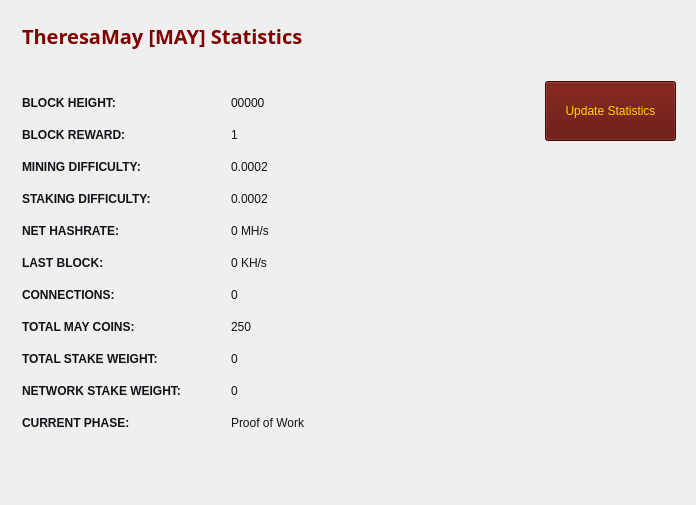
<?xml version="1.0" encoding="UTF-8"?>
<ui version="4.0">
 <class>StatisticsPage</class>
 <widget class="QWidget" name="StatisticsPage">
  <property name="windowModality">
   <enum>Qt::NonModal</enum>
  </property>
  <property name="geometry">
   <rect>
    <x>0</x>
    <y>0</y>
    <width>696</width>
    <height>505</height>
   </rect>
  </property>
  <property name="windowTitle">
   <string>Digging</string>
  </property>
  <property name="styleSheet">
   <string notr="true">color:#ffffff;
font-family:'Open Sans,sans-serif';</string>
  </property>
  <layout class="QGridLayout" name="gridLayout">
   <property name="sizeConstraint">
    <enum>QLayout::SetMaximumSize</enum>
   </property>
   <item row="0" column="1">
    <widget class="QFrame" name="frame">
     <property name="minimumSize">
      <size>
       <width>140</width>
       <height>0</height>
      </size>
     </property>
     <property name="frameShape">
      <enum>QFrame::NoFrame</enum>
     </property>
     <property name="frameShadow">
      <enum>QFrame::Raised</enum>
     </property>
     <widget class="QPushButton" name="startButton">
      <property name="geometry">
       <rect>
        <x>0</x>
        <y>70</y>
        <width>131</width>
        <height>60</height>
       </rect>
      </property>
      <property name="sizePolicy">
       <sizepolicy hsizetype="Fixed" vsizetype="Fixed">
        <horstretch>0</horstretch>
        <verstretch>0</verstretch>
       </sizepolicy>
      </property>
      <property name="minimumSize">
       <size>
        <width>120</width>
        <height>60</height>
       </size>
      </property>
      <property name="autoFillBackground">
       <bool>true</bool>
      </property>
      <property name="styleSheet">
       <string notr="true">color:gold;background-color: rgb(92, 7, 0);</string>
      </property>
      <property name="text">
       <string>Update Statistics</string>
      </property>
     </widget>
    </widget>
   </item>
   <item row="0" column="0">
    <widget class="QFrame" name="gridFrame_2">
     <layout class="QGridLayout" name="gridLayout_4">
      <item row="3" column="0">
       <layout class="QFormLayout" name="formLayout_2">
        <property name="fieldGrowthPolicy">
         <enum>QFormLayout::FieldsStayAtSizeHint</enum>
        </property>
        <property name="horizontalSpacing">
         <number>50</number>
        </property>
        <property name="verticalSpacing">
         <number>18</number>
        </property>
        <property name="rightMargin">
         <number>0</number>
        </property>
        <item row="1" column="0">
         <widget class="QLabel" name="label_14">
          <property name="text">
           <string>&lt;html&gt;&lt;head/&gt;&lt;body&gt;&lt;p&gt;&lt;span style=&quot; font-weight:600; color:#121117;&quot;&gt;BLOCK HEIGHT:&lt;/span&gt;&lt;/p&gt;&lt;/body&gt;&lt;/html&gt;</string>
          </property>
         </widget>
        </item>
        <item row="1" column="1">
         <widget class="QLabel" name="heightBox">
          <property name="styleSheet">
           <string notr="true">color:#121117;</string>
          </property>
          <property name="text">
           <string>00000</string>
          </property>
         </widget>
        </item>
        <item row="2" column="0">
         <widget class="QLabel" name="label_12">
          <property name="text">
           <string>&lt;html&gt;&lt;head/&gt;&lt;body&gt;&lt;p&gt;&lt;span style=&quot; font-weight:600; color:#121117;&quot;&gt;BLOCK REWARD:&lt;/span&gt;&lt;/p&gt;&lt;/body&gt;&lt;/html&gt;</string>
          </property>
         </widget>
        </item>
        <item row="2" column="1">
         <widget class="QLabel" name="rewardBox">
          <property name="styleSheet">
           <string notr="true">color:#121117;</string>
          </property>
          <property name="text">
           <string>1</string>
          </property>
         </widget>
        </item>
        <item row="3" column="0">
         <widget class="QLabel" name="label_13">
          <property name="text">
           <string>&lt;html&gt;&lt;head/&gt;&lt;body&gt;&lt;p&gt;&lt;span style=&quot; font-weight:600; color:#121117;&quot;&gt;MINING DIFFICULTY:&lt;/span&gt;&lt;/p&gt;&lt;/body&gt;&lt;/html&gt;</string>
          </property>
         </widget>
        </item>
        <item row="3" column="1">
         <widget class="QLabel" name="diffBox">
          <property name="styleSheet">
           <string notr="true">color:#121117;</string>
          </property>
          <property name="text">
           <string>0.0002</string>
          </property>
         </widget>
        </item>
        <item row="4" column="0">
         <widget class="QLabel" name="label_9">
          <property name="text">
           <string>&lt;html&gt;&lt;head/&gt;&lt;body&gt;&lt;p&gt;&lt;span style=&quot; font-weight:600; color:#121117;&quot;&gt;STAKING DIFFICULTY:&lt;/span&gt;&lt;/p&gt;&lt;/body&gt;&lt;/html&gt;</string>
          </property>
         </widget>
        </item>
        <item row="4" column="1">
         <widget class="QLabel" name="diffBox2">
          <property name="styleSheet">
           <string notr="true">color:#121117;</string>
          </property>
          <property name="text">
           <string>0.0002</string>
          </property>
         </widget>
        </item>
        <item row="5" column="0">
         <widget class="QLabel" name="label_16">
          <property name="text">
           <string>&lt;html&gt;&lt;head/&gt;&lt;body&gt;&lt;p&gt;&lt;span style=&quot; font-weight:600; color:#121117;&quot;&gt;NET HASHRATE:&lt;/span&gt;&lt;/p&gt;&lt;/body&gt;&lt;/html&gt;</string>
          </property>
         </widget>
        </item>
        <item row="5" column="1">
         <widget class="QLabel" name="pawrateBox">
          <property name="styleSheet">
           <string notr="true">color:#121117;</string>
          </property>
          <property name="text">
           <string>0 MH/s</string>
          </property>
         </widget>
        </item>
        <item row="6" column="0">
         <widget class="QLabel" name="label3_2">
          <property name="sizePolicy">
           <sizepolicy hsizetype="Preferred" vsizetype="Maximum">
            <horstretch>0</horstretch>
            <verstretch>0</verstretch>
           </sizepolicy>
          </property>
          <property name="text">
           <string>&lt;html&gt;&lt;head/&gt;&lt;body&gt;&lt;p&gt;&lt;span style=&quot; font-weight:600; color:#121117;&quot;&gt;LAST BLOCK:&lt;/span&gt;&lt;/p&gt;&lt;/body&gt;&lt;/html&gt;</string>
          </property>
         </widget>
        </item>
        <item row="7" column="0">
         <widget class="QLabel" name="label1_2">
          <property name="text">
           <string>&lt;html&gt;&lt;head/&gt;&lt;body&gt;&lt;p&gt;&lt;span style=&quot; font-weight:600; color:#121117;&quot;&gt;CONNECTIONS:&lt;/span&gt;&lt;/p&gt;&lt;/body&gt;&lt;/html&gt;</string>
          </property>
         </widget>
        </item>
        <item row="7" column="1">
         <widget class="QLabel" name="connectionBox">
          <property name="styleSheet">
           <string notr="true">color:#121117;</string>
          </property>
          <property name="text">
           <string>0</string>
          </property>
         </widget>
        </item>
        <item row="8" column="0">
         <widget class="QLabel" name="label_8">
          <property name="text">
           <string>&lt;html&gt;&lt;head/&gt;&lt;body&gt;&lt;p&gt;&lt;span style=&quot; font-weight:600; color:#121117;&quot;&gt;TOTAL MAY COINS:&lt;/span&gt;&lt;/p&gt;&lt;/body&gt;&lt;/html&gt;</string>
          </property>
         </widget>
        </item>
        <item row="8" column="1">
         <widget class="QLabel" name="volumeBox">
          <property name="styleSheet">
           <string notr="true">color:#121117;</string>
          </property>
          <property name="text">
           <string>250</string>
          </property>
         </widget>
        </item>
        <item row="9" column="0">
         <widget class="QLabel" name="label_10">
          <property name="text">
           <string>&lt;html&gt;&lt;head/&gt;&lt;body&gt;&lt;p&gt;&lt;span style=&quot; font-weight:600; color:#121117;&quot;&gt;TOTAL STAKE WEIGHT:&lt;/span&gt;&lt;/p&gt;&lt;/body&gt;&lt;/html&gt;</string>
          </property>
         </widget>
        </item>
        <item row="9" column="1">
         <widget class="QLabel" name="minBox">
          <property name="styleSheet">
           <string notr="true">color:#121117;</string>
          </property>
          <property name="text">
           <string>0</string>
          </property>
         </widget>
        </item>
        <item row="10" column="0">
         <widget class="QLabel" name="label_11">
          <property name="text">
           <string>&lt;html&gt;&lt;head/&gt;&lt;body&gt;&lt;p&gt;&lt;span style=&quot; font-weight:600; color:#121117;&quot;&gt;NETWORK STAKE WEIGHT:&lt;/span&gt;&lt;/p&gt;&lt;/body&gt;&lt;/html&gt;</string>
          </property>
         </widget>
        </item>
        <item row="10" column="1">
         <widget class="QLabel" name="maxBox">
          <property name="styleSheet">
           <string notr="true">color:#121117;</string>
          </property>
          <property name="text">
           <string>0</string>
          </property>
         </widget>
        </item>
        <item row="11" column="0">
         <widget class="QLabel" name="label_15">
          <property name="text">
           <string>&lt;html&gt;&lt;head/&gt;&lt;body&gt;&lt;p&gt;&lt;span style=&quot; font-weight:600; color:#121117;&quot;&gt;CURRENT PHASE:&lt;/span&gt;&lt;/p&gt;&lt;/body&gt;&lt;/html&gt;</string>
          </property>
         </widget>
        </item>
        <item row="11" column="1">
         <widget class="QLabel" name="cBox">
          <property name="styleSheet">
           <string notr="true">color:#121117;</string>
          </property>
          <property name="text">
           <string>Proof of Work</string>
          </property>
         </widget>
        </item>
        <item row="6" column="1">
         <widget class="QLabel" name="localBox">
          <property name="styleSheet">
           <string notr="true">color:#121117;</string>
          </property>
          <property name="text">
           <string>0 KH/s</string>
          </property>
         </widget>
        </item>
       </layout>
      </item>
      <item row="1" column="0">
       <layout class="QHBoxLayout" name="horizontalLayout_4">
        <property name="spacing">
         <number>7</number>
        </property>
        <item>
         <widget class="QLabel" name="label_5">
          <property name="font">
           <font>
            <family>Open Sans,sans-serif</family>
           </font>
          </property>
          <property name="text">
           <string>&lt;html&gt;&lt;head/&gt;&lt;body&gt;&lt;p&gt;&lt;span style=&quot; font-size:20px; font-weight:600; color:maroon&quot;&gt;TheresaMay [MAY] Statistics&lt;/span&gt;&lt;/p&gt;&lt;/body&gt;&lt;/html&gt;</string>
          </property>
         </widget>
        </item>
        <item>
         <spacer name="horizontalSpacer_2">
          <property name="orientation">
           <enum>Qt::Horizontal</enum>
          </property>
          <property name="sizeHint" stdset="0">
           <size>
            <width>40</width>
            <height>20</height>
           </size>
          </property>
         </spacer>
        </item>
       </layout>
      </item>
      <item row="2" column="0">
       <spacer name="verticalSpacer_2">
        <property name="orientation">
         <enum>Qt::Vertical</enum>
        </property>
        <property name="sizeHint" stdset="0">
         <size>
          <width>20</width>
          <height>40</height>
         </size>
        </property>
       </spacer>
      </item>
     </layout>
    </widget>
   </item>
   <item row="1" column="0">
    <spacer name="verticalSpacer">
     <property name="orientation">
      <enum>Qt::Vertical</enum>
     </property>
     <property name="sizeHint" stdset="0">
      <size>
       <width>20</width>
       <height>40</height>
      </size>
     </property>
    </spacer>
   </item>
  </layout>
 </widget>
 <layoutdefault spacing="6" margin="11"/>
 <resources/>
 <connections/>
</ui>
